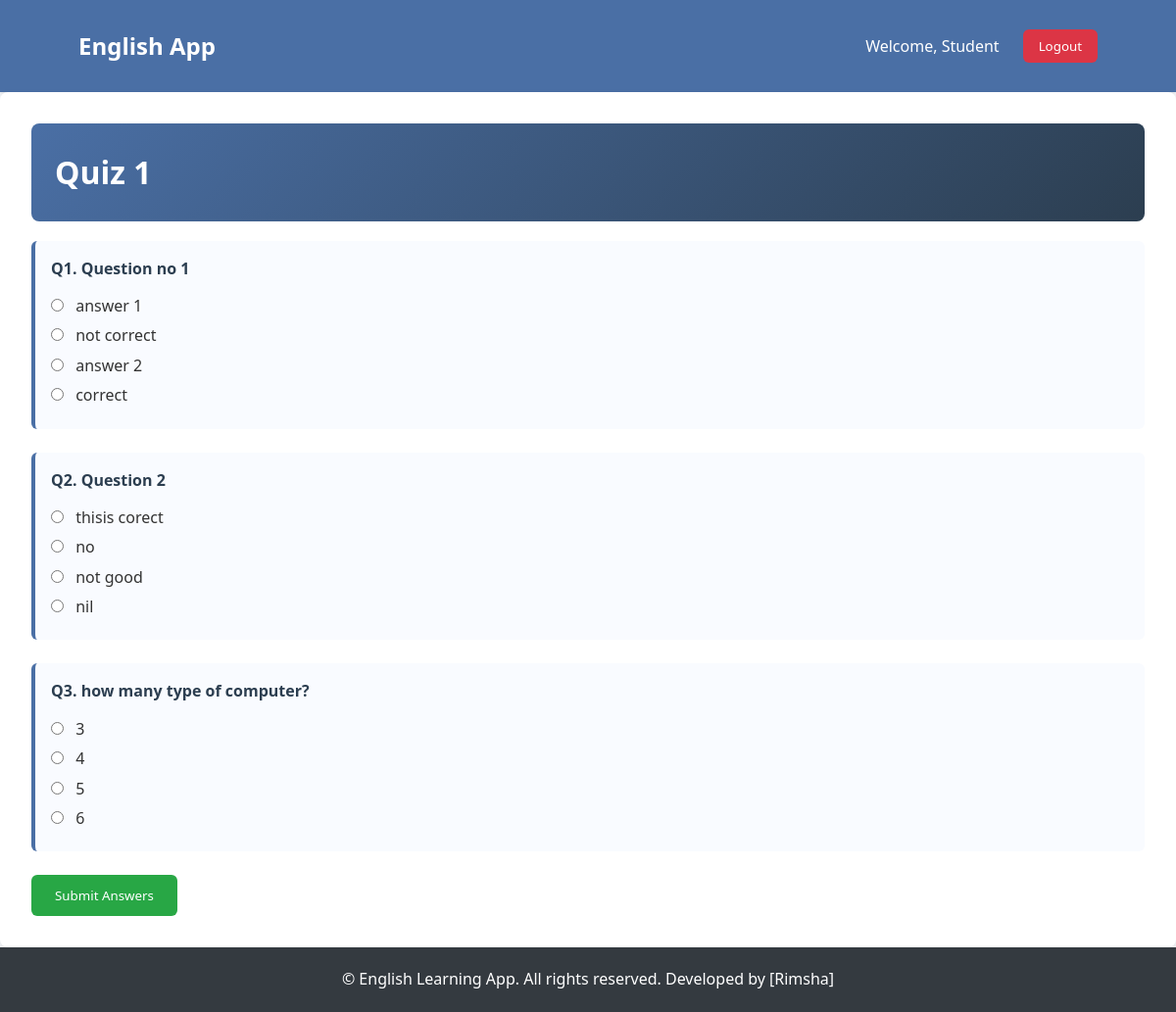
Screenshot of /quiz/1/ (signed in) with the database file from the repository.
### english_language/models.py (models this page shows, shortened)
class User(AbstractUser):
    ROLE_CHOICES = [
        ('admin', 'Admin'),
        ('teacher', 'Teacher'),
        ('student', 'Student'),
    ]
    role = models.CharField(max_length=10, choices=ROLE_CHOICES, default='student')
    def is_student(self):
        return self.role == 'student'

class Quiz(models.Model):
    QUIZ_TYPES = [
        ("mcq", "Multiple Choice"),
        ("fill", "Fill in the Blank"),
        ("match", "Matching"),
    ]
    title = models.CharField(max_length=200)
    lesson = models.ForeignKey(Lesson, on_delete=models.CASCADE, related_name="quizzes")
    quiz_type = models.CharField(max_length=10, choices=QUIZ_TYPES, default="mcq")
    due_date = models.DateField()
    created_at = models.DateTimeField(auto_now_add=True)

class Question(models.Model):
    QUESTION_TYPES = [
        ("mcq", "Multiple Choice"),
        ("fill", "Fill in the Blank"),
        ("match", "Matching"),
    ]
    quiz = models.ForeignKey(Quiz, related_name="questions", on_delete=models.CASCADE)
    question_text = models.TextField()
    question_type = models.CharField(max_length=10, choices=QUESTION_TYPES)
    correct_answer = models.CharField(max_length=255, blank=True, null=True)

class Choice(models.Model):
    question = models.ForeignKey(Question, on_delete=models.CASCADE, related_name='choices')
    text = models.CharField(max_length=200)
    is_correct = models.BooleanField(default=False)

### english_language/views.py (the view, shortened to what this page needs)
# urls.py: path("quiz/<int:quiz_id>/", views.take_quiz, name="take_quiz"),
@login_required
@student_required
def take_quiz(request, quiz_id):
    quiz = get_object_or_404(Quiz, id=quiz_id)
    return render(request, 'take_quiz.html', {'quiz': quiz})

### english_language/templates/take_quiz.html (shortened to what this page needs)
{% extends 'base.html' %}
{% block content %}
  <div class="quiz-container">
    <div class="page-header">
      <h1>{{ quiz.title }}</h1>
    </div>
    <form method="post">
      {% for question in quiz.questions.all %}
        <div class="question">
          <p class="question-text">Q{{ forloop.counter }}. {{ question.question_text }}</p>
          {% if question.question_type == 'mcq' %}
            {% for choice in question.choices.all %}
              <label>
                <input type="radio" name="question_{{ question.id }}" value="{{ choice.id }}" required />
                {{ choice.text }}
              </label>
            {% endfor %}
          {% elif question.question_type == 'fill' %}
            <input type="text" name="question_{{ question.id }}" placeholder="Your answer" required />
          {% endif %}
        </div>
      {% endfor %}
      <button type="submit" class="btn btn-success">Submit Answers</button>
    </form>
  </div>
{% endblock %}

### english_language/templates/base.html (shortened to what this page needs)
<!DOCTYPE html>
<html lang="en">
  <head>
  </head>
  <body>
    <header>
      <div class="container">
        <nav>
          <div class="logo">
            {% if user.is_authenticated %}
              {% if user.role == 'student' %}
                <a href="{% url 'student_dashboard' %}">English App</a>
              {% elif user.role == 'teacher' %}
                <a href="{% url 'teacher_dashboard' %}">English App</a>
              {% elif user.role == 'admin' %}
                <a href="{% url 'admin_dashboard' %}">English App</a>
              {% endif %}
            {% else %}
              <a href="{% url 'index' %}">English App</a>
            {% endif %}
          </div>
          <ul class="nav-links">
            {% if user.is_authenticated %}
              <li style="margin-top:5px;">Welcome, {{ user.username }}</li>
              <li>
                <form action="{% url 'logout' %}" method="POST" style="display: inline;">
                  <button type="submit" class="btn btn-logout">Logout</button>
                </form>
              </li>
            {% endif %}
          </ul>
        </nav>
      </div>
    </header>
    <main>
      {% block content %}
      {% endblock %}
    </main>
    <footer>
      <div class="container">
        <p>&copy; English Learning App. All rights reserved. Developed by [Rimsha]</p>
      </div>
    </footer>
  </body>
</html>

### english_language/templates/base.html (style rules this page uses)
* { margin: 0; padding: 0; box-sizing: border-box; font-family: 'Segoe UI', Tahoma, Geneva, Verdana, sans-serif; }
body { background-color: #f5f7fa; color: #333; line-height: 1.6; display: flex; flex-direction: column; min-height: 100vh; }
.container { width: 90%; max-width: 1200px; margin: 0 auto; padding: 20px; }
:root { --primary: #4a6fa5; --primary-dark: #3a5dc9; --secondary: #6c63ff; --accent: #ff6b6b; --light: #f8f9fa; --dark: #343a40; --gray: #6c757d; --success: #28a745; --success-dark: #218838; --warning: #ffc107; --danger-dark: #c82333; --gray-dark: #5a6268; }
.btn-success { background-color: var(--success); color: white; border: none; }
.btn { display: inline-flex; align-items: center; padding: 0.75rem 1.5rem; border-radius: 6px; font-weight: 500; text-decoration: none; transition: all 0.3s; border: none; cursor: pointer; }
li a, a { color: white; text-decoration: none; }
header { background-color: #4a6fa5; color: white; padding: 0.5rem 0; box-shadow: 0 2px 5px rgba(0, 0, 0, 0.1); }
.page-header { background: linear-gradient(135deg, #4a6fa5 0%, #2c3e50 100%); color: white; border-radius: 8px; padding: 1.5rem; margin-bottom: 20px; display: flex; justify-content: space-between; align-items: center; }
.page-header h1 { margin: 0; font-size: 2rem; }
nav { display: flex; justify-content: space-between; align-items: center; }
.logo { font-size: 1.5rem; font-weight: bold; }
.logo a { color: white; text-decoration: none; }
.nav-links { display: flex; list-style: none; }
.nav-links li { margin-left: 1.5rem; }
main { flex: 1; }
footer { background-color: #343a40; color: white; text-align: center; margin-top: auto; }
.btn-logout { background-color: #dc3545; color: white; padding: 0.5rem 1rem; border-radius: 6px; border: none; cursor: pointer; transition: background 0.3s; }

### english_language/templates/take_quiz.html (style rules this page uses)
.page-header { background: linear-gradient(135deg, #4a6fa5 0%, #2c3e50 100%); color: white; border-radius: 8px; padding: 1.5rem; margin-bottom: 20px; }
.quiz-container { background: white; padding: 2rem; border-radius: 8px; box-shadow: 0 2px 6px rgba(0, 0, 0, 0.08); }
.question { margin-bottom: 1.5rem; padding: 1rem; border-left: 4px solid #4a6fa5; background: #f9fbff; border-radius: 6px; }
.question-text { font-weight: bold; margin-bottom: 0.8rem; color: #2c3e50; }
label { display: block; margin: 0.3rem 0; cursor: pointer; }
input[type='radio'], input[type='text'], select { margin-right: 0.5rem; }

### rows the page displays
User: username "Student"
Quiz: title "Quiz 1"
Question: question_text "Question no 1"
Choice: text "answer 1"
Choice: text "not correct"
Choice: text "answer 2"
Choice: text "correct"
Question: question_text "Question 2"
Choice: text "thisis corect"
Choice: text "no"
Choice: text "not good"
Choice: text "nil"
Question: question_text "how many type of computer?"
Choice: text "3"
Choice: text "4"
Choice: text "5"
Choice: text "6"
